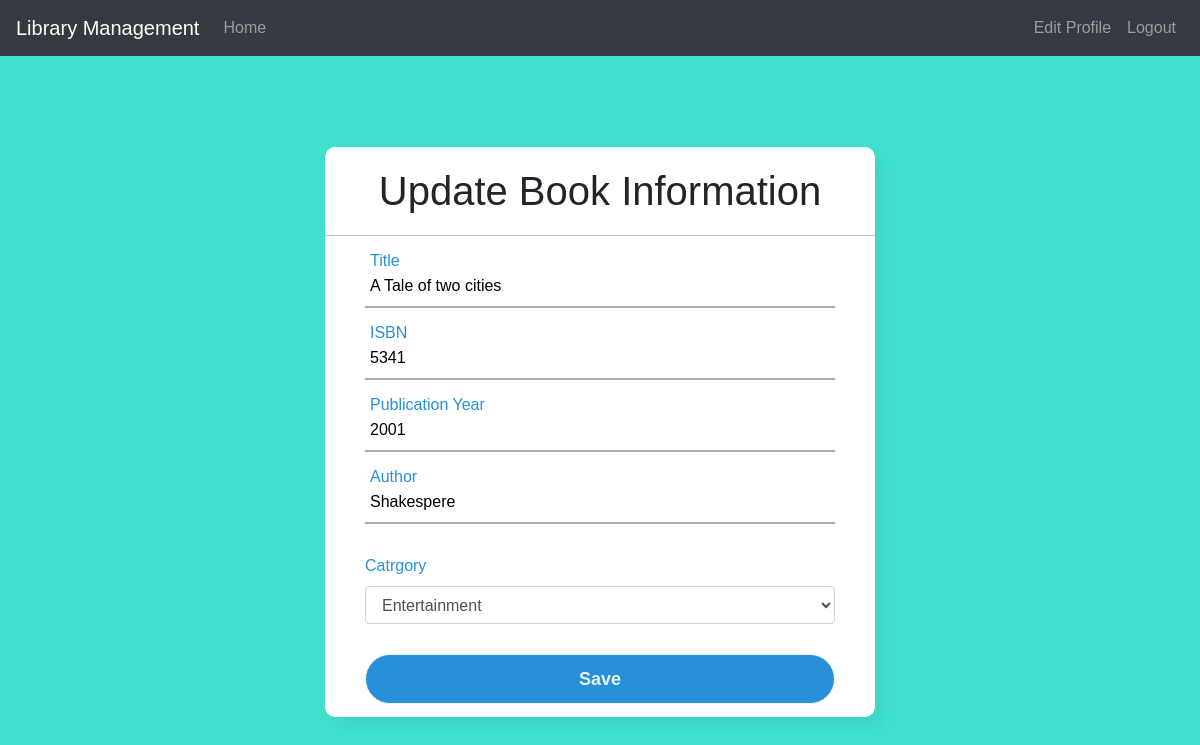
Page /1 (signed in) on the committed database.
### Library/models.py (models this page shows, shortened)
class Book(models.Model):
    name = models.CharField(max_length=50)
    author = models.CharField(max_length=50)
    isbn = models.PositiveIntegerField()
    publicationYear=models.PositiveIntegerField()
    categories= [
        ('Education', 'Education'),
        ('Entertainment', 'Entertainment'),
        ('Comics', 'Comics'),
        ('Biography', 'Biographie'),
        ('History', 'History'),
    ]
    category = models.CharField(max_length=50, choices = categories)
    class Meta:
        ordering=['isbn']

### Library/views.py (the view)
# urls.py: path('<int:id>',views.updatebook, name='updatebook'),
@login_required(login_url='adminlogin')
def updatebook(request,id):
    book_id = Book.objects.get(id=id)
    if request.method == 'POST':
        book_save = BookForm(request.POST, instance=book_id)
        if book_save.is_valid():
            book_save.save()
            return redirect('adminbooks')
    else:
        book_save = BookForm(instance=book_id)
    context = {'form4' : book_save}
    return render(request, 'pages/updatebook.html', context)

### Library/forms.py
class BookForm(forms.ModelForm):
    class Meta:
        model = Book
        fields = ['name','isbn','publicationYear','author','category']
        widgets = {
            'category':forms.Select(attrs={'class':'form-control'})
        }

### templates/pages/updatebook.html (shortened to what this page needs)
<!DOCTYPE html>
<html lang="en" dir="ltr">
  <head>
    <link rel="stylesheet" href="https://stackpath.bootstrapcdn.com/bootstrap/4.3.1/css/bootstrap.min.css">
    <link rel="stylesheet" href="https://maxcdn.bootstrapcdn.com/font-awesome/4.7.0/css/font-awesome.min.css">
  </head>
<body style="background-color: turquoise">
{% include "parts/adminnavbar.html" %}
<br>
<br>
<div class="center">
  <h1>Update Book Information</h1>
  <form method="POST">
    <div class="TextField">
      {{form4.name}}
      <label>Title</label>
    </div>
    <div class="TextField">
      {{form4.isbn}}
      <label>ISBN</label>
    </div>
    <div class="TextField">
      {{form4.publicationYear}}
      <label>Publication Year</label>
    </div>
    <div class="TextField">
        {{form4.author}}
        <label>Author</label>
    </div>
    <div>
		<label style="color: #2691d9">Catrgory</label>
      	{{form4.category}}
    </div>
    <input type="submit" value="Save">
    </div>
</body>
</html>

### templates/pages/updatebook.html (style rules this page uses)
* { margin: 0; padding: 0; box-sizing: border-box; font-family: "Poppins", sans-serif; }
.center { position: absolute; top: 54%; left: 50%; transform: translate(-50%, -50%); width: 550px; height: 570px; background: white; border-radius: 10px; box-shadow: 10px 10px 15px rgba(0,0,0,0.05); }
.center h1 { text-align: center; padding: 20px 0; border-bottom: 1px solid silver; }
.center form { padding: 0 40px; box-sizing: border-box; }
form .TextField { position: relative; border-bottom: 2px solid #adadad; margin: 30px 0; }
.TextField input { width: 100%; padding: 0 5px; height: 40px; font-size: 16px; border: none; background: none; outline: none; }
.TextField label { position: absolute; top: 50%; left: 5px; color: #adadad; transform: translateY(-50%); font-size: 16px; pointer-events: none; transition: .5s; }
.TextField input:focus ~ label, .TextField input:valid ~ label { top: -5px; color: #2691d9; }
input[type="submit"] { margin-top: 30px; width: 100%; height: 50px; border: 1px solid; background: #2691d9; border-radius: 25px; font-size: 18px; color: #e9f4fb; font-weight: 700; cursor: pointer; outline: none; }

### rows in the picture
Book: name "A Tale of two cities", isbn "5341", publicationYear "2001", author "Shakespere", category "Entertainment"
